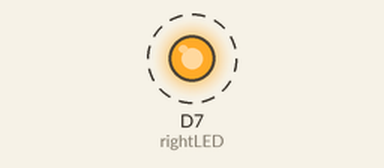
Recording of a program running on a simulated CircuitPython board. Parts: output pins drawn as LEDs (lit = HIGH). Dashed ring = blinking. Random numbers come from a fixed seed; what the program prints to the serial console is not drawn.

Above: at 0.2 s.
Timing chart, 0 to 3.0 s (numbered marks = the images above):
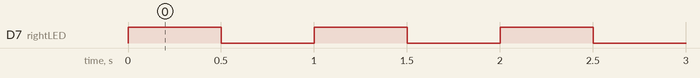

Measured:
- by itself, D7 (rightLED): alternates HIGH for 0.50 s and LOW for 0.50 s

The program:

Example_01_blink.py
```python
import board
import digitalio
from time import sleep

print('Running "%s"' % __file__)

# define pins used
rightLEDPin = board.D7

rightLED = digitalio.DigitalInOut(rightLEDPin)

# assign pins as input or output
rightLED.direction = digitalio.Direction.OUTPUT

while True:
    rightLED.value = True
    sleep(0.5)
    rightLED.value = False
    sleep(0.5)

'''
Explore:
    * Before the “while True” loop, create a variable called “delay_time = 0.5” and substitute it in for the actual values in the time.sleep() functions.
    * The “time.sleep” command pauses execution for a specified number of seconds.
        - How quick can you make the delay and still see the blinking?
        - What if you move the board back and forth?
          (see https://en.wikipedia.org/wiki/Flicker_fusion_threshold )
    * If you remove the “while True:” statement what happens?
        - Indentation is used in Python to control program flow.
        - It helps with readability, but can also cause frustration.
    * There is a python module called random.  In REPL, try:
        import random
        random.random()
        - Can you use this function to create a random flicker?
    * Write the code to blink the other LED attached to board.D11.
    * There is a red LED onboard the Itsy Bitsy attached to board.D13.
      Can you make it blink?
    * There is also an onboard RGB LED that is set by importing Example_01_RGB.py
      in the code.py file.
        - Open the Example file and change the color.
        - What happens to the RGB LED when code execution is complete?

'''
```
